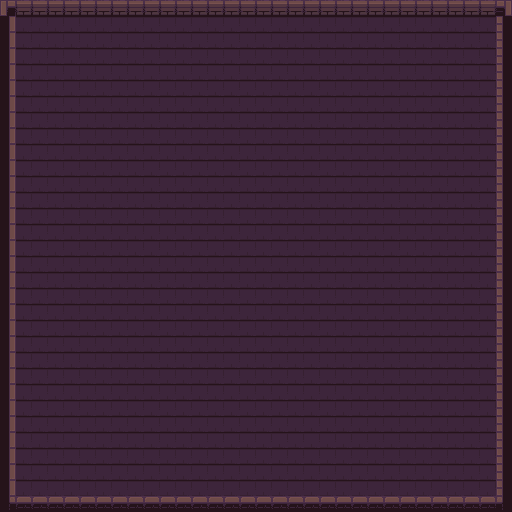

A 2D game scene composited from a Tiled map and its tileset images. What follows is a short description and the map's XML, with each tile layer's data collapsed to a summary:
An orthogonal 32x32 tile map with 16x16 px tiles, 1 tile layer (Tile Layer 1).

<map version="1.5" tiledversion="1.7.0" orientation="orthogonal" renderorder="right-down" width="32" height="32" tilewidth="16" tileheight="16" infinite="0" nextlayerid="2" nextobjectid="1">
 <tileset firstgid="1" source="Dungeon_Tileset.tsx" />
 <layer id="1" name="Tile Layer 1" width="32" height="32">
  <data>[1024 cells, 1024 non-empty, 9 distinct tile ids]</data>
 </layer>
</map>
